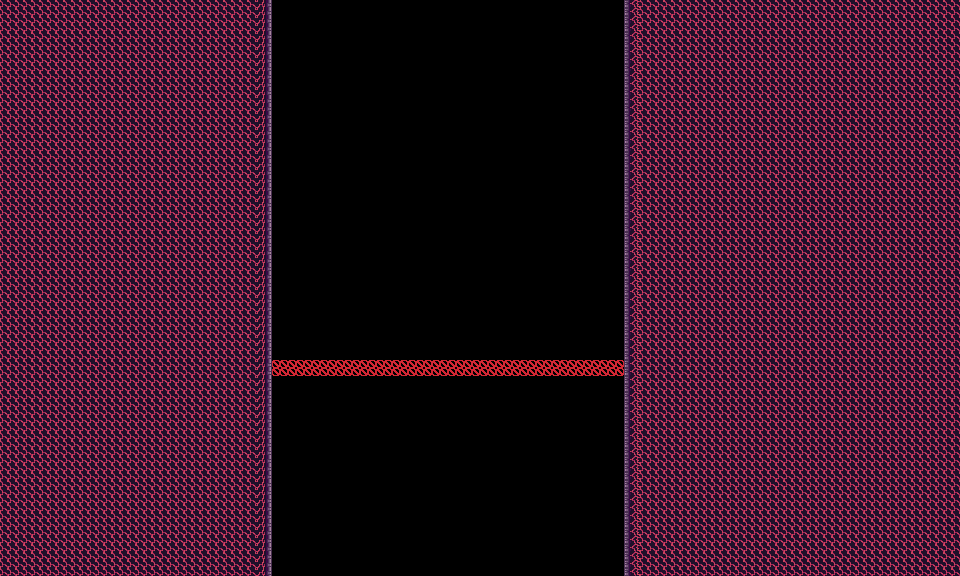

A 2D game scene composited from a Tiled map and its tileset images. What follows is a short description and the map's XML, with each tile layer's data collapsed to a summary:
An orthogonal 120x72 tile map with 8x8 px tiles, 5 tile layers (draft, entity, fg, bg, ...), 2 tilesets.

<map version="1.9" tiledversion="1.9.2" orientation="orthogonal" renderorder="right-down" width="120" height="72" tilewidth="8" tileheight="8" infinite="0" nextlayerid="7" nextobjectid="1">
 <editorsettings>
  <export target="../../assets/world/room/fire8.json" format="json" />
 </editorsettings>
 <tileset firstgid="1" source="../rules/tools/tools.tsx" />
 <tileset firstgid="325" source="../tilesets/fire.tsx" />
 <layer id="1" name="draft" width="120" height="72">
  <data>[8640 cells, 5472 non-empty, 1 distinct tile ids]</data>
 </layer>
 <layer id="2" name="entity" width="120" height="72">
  <data>[8640 cells, 88 non-empty, 1 distinct tile ids]</data>
 </layer>
 <layer id="3" name="fg" width="120" height="72">
  <data>[8640 cells, 0 non-empty, 0 distinct tile ids]</data>
 </layer>
 <layer id="4" name="bg" width="120" height="72">
  <data>[8640 cells, 0 non-empty, 0 distinct tile ids]</data>
 </layer>
 <layer id="6" name="map" width="120" height="72">
  <data>[8640 cells, 5472 non-empty, 5 distinct tile ids]</data>
 </layer>
</map>
